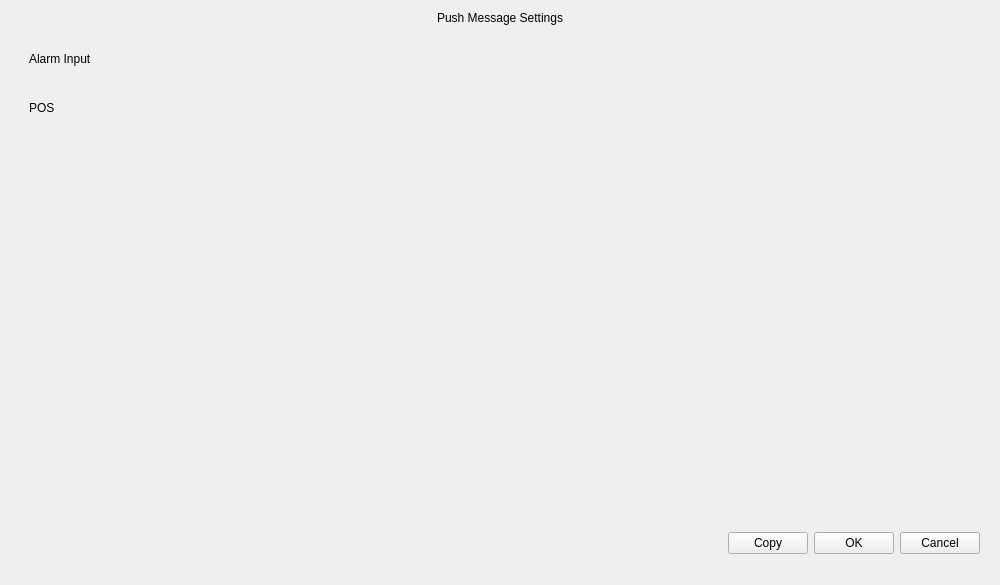
<?xml version="1.0" encoding="UTF-8"?>
<ui version="4.0">
 <class>PushEventEdit</class>
 <widget class="QWidget" name="PushEventEdit">
  <property name="geometry">
   <rect>
    <x>0</x>
    <y>0</y>
    <width>1000</width>
    <height>585</height>
   </rect>
  </property>
  <property name="windowTitle">
   <string>Dialog</string>
  </property>
  <layout class="QVBoxLayout" name="verticalLayout_6">
   <property name="spacing">
    <number>0</number>
   </property>
   <item>
    <widget class="QLabel" name="label_title">
     <property name="text">
      <string>Push Message Settings</string>
     </property>
     <property name="alignment">
      <set>Qt::AlignCenter</set>
     </property>
    </widget>
   </item>
   <item>
    <widget class="QWidget" name="widget_background" native="true">
     <property name="sizePolicy">
      <sizepolicy hsizetype="Preferred" vsizetype="Expanding">
       <horstretch>0</horstretch>
       <verstretch>0</verstretch>
      </sizepolicy>
     </property>
     <property name="styleSheet">
      <string notr="true">#widget_background
{
	top:-15px;
}</string>
     </property>
     <layout class="QVBoxLayout" name="verticalLayout_5">
      <property name="bottomMargin">
       <number>20</number>
      </property>
      <item>
       <widget class="TabBar" name="tabBar" native="true"/>
      </item>
      <item>
       <widget class="QStackedWidget" name="stackedWidget">
        <property name="currentIndex">
         <number>1</number>
        </property>
        <widget class="QWidget" name="page">
         <layout class="QVBoxLayout" name="verticalLayout">
          <item>
           <layout class="QGridLayout" name="gridLayout_2">
            <item row="1" column="0" rowspan="2">
             <layout class="QVBoxLayout" name="verticalLayout_2">
              <item>
               <widget class="QLabel" name="label_type">
                <property name="text">
                 <string>Push Event Type</string>
                </property>
               </widget>
              </item>
              <item>
               <spacer name="verticalSpacer_2">
                <property name="orientation">
                 <enum>Qt::Vertical</enum>
                </property>
                <property name="sizeHint" stdset="0">
                 <size>
                  <width>20</width>
                  <height>40</height>
                 </size>
                </property>
               </spacer>
              </item>
             </layout>
            </item>
            <item row="1" column="1">
             <layout class="QGridLayout" name="gridLayout">
              <item row="1" column="2">
               <widget class="QCheckBox" name="checkBoxAudioAlarm">
                <property name="sizePolicy">
                 <sizepolicy hsizetype="Minimum" vsizetype="Fixed">
                  <horstretch>1</horstretch>
                  <verstretch>0</verstretch>
                 </sizepolicy>
                </property>
                <property name="text">
                 <string>Audio Alarm</string>
                </property>
               </widget>
              </item>
              <item row="3" column="2">
               <widget class="QCheckBox" name="checkBox_regionEntrance">
                <property name="sizePolicy">
                 <sizepolicy hsizetype="Minimum" vsizetype="Fixed">
                  <horstretch>1</horstretch>
                  <verstretch>0</verstretch>
                 </sizepolicy>
                </property>
                <property name="text">
                 <string>Region Entrance</string>
                </property>
               </widget>
              </item>
              <item row="1" column="1">
               <widget class="QCheckBox" name="checkBox_motion">
                <property name="sizePolicy">
                 <sizepolicy hsizetype="Minimum" vsizetype="Fixed">
                  <horstretch>1</horstretch>
                  <verstretch>0</verstretch>
                 </sizepolicy>
                </property>
                <property name="text">
                 <string>Motion Detection</string>
                </property>
               </widget>
              </item>
              <item row="4" column="1">
               <widget class="QCheckBox" name="checkBox_regionExiting">
                <property name="sizePolicy">
                 <sizepolicy hsizetype="Minimum" vsizetype="Fixed">
                  <horstretch>1</horstretch>
                  <verstretch>0</verstretch>
                 </sizepolicy>
                </property>
                <property name="text">
                 <string>Region Exiting</string>
                </property>
               </widget>
              </item>
              <item row="5" column="2">
               <widget class="QCheckBox" name="checkBox_lineCrossing">
                <property name="sizePolicy">
                 <sizepolicy hsizetype="Minimum" vsizetype="Fixed">
                  <horstretch>1</horstretch>
                  <verstretch>0</verstretch>
                 </sizepolicy>
                </property>
                <property name="text">
                 <string>Line Crossing</string>
                </property>
               </widget>
              </item>
              <item row="0" column="1">
               <widget class="QCheckBox" name="checkBox_all">
                <property name="sizePolicy">
                 <sizepolicy hsizetype="Minimum" vsizetype="Fixed">
                  <horstretch>1</horstretch>
                  <verstretch>0</verstretch>
                 </sizepolicy>
                </property>
                <property name="text">
                 <string>All</string>
                </property>
               </widget>
              </item>
              <item row="3" column="1">
               <widget class="QCheckBox" name="checkBox_videoLoss">
                <property name="sizePolicy">
                 <sizepolicy hsizetype="Minimum" vsizetype="Fixed">
                  <horstretch>1</horstretch>
                  <verstretch>0</verstretch>
                 </sizepolicy>
                </property>
                <property name="text">
                 <string>Video Loss</string>
                </property>
               </widget>
              </item>
              <item row="4" column="2">
               <widget class="QCheckBox" name="checkBox_adcancedMotion">
                <property name="sizePolicy">
                 <sizepolicy hsizetype="Minimum" vsizetype="Fixed">
                  <horstretch>1</horstretch>
                  <verstretch>0</verstretch>
                 </sizepolicy>
                </property>
                <property name="text">
                 <string>Advanced Motion Detection</string>
                </property>
               </widget>
              </item>
              <item row="6" column="2">
               <widget class="QCheckBox" name="checkBox_human">
                <property name="sizePolicy">
                 <sizepolicy hsizetype="Minimum" vsizetype="Fixed">
                  <horstretch>1</horstretch>
                  <verstretch>0</verstretch>
                 </sizepolicy>
                </property>
                <property name="text">
                 <string>Human Detection</string>
                </property>
               </widget>
              </item>
              <item row="6" column="1">
               <widget class="QCheckBox" name="checkBox_loitering">
                <property name="sizePolicy">
                 <sizepolicy hsizetype="Minimum" vsizetype="Fixed">
                  <horstretch>1</horstretch>
                  <verstretch>0</verstretch>
                 </sizepolicy>
                </property>
                <property name="text">
                 <string>Loitering</string>
                </property>
               </widget>
              </item>
              <item row="8" column="1">
               <widget class="QCheckBox" name="checkBoxRegionalPeopleCounting">
                <property name="text">
                 <string>Regional People Counting</string>
                </property>
               </widget>
              </item>
              <item row="5" column="1">
               <widget class="QCheckBox" name="checkBox_tamper">
                <property name="sizePolicy">
                 <sizepolicy hsizetype="Minimum" vsizetype="Fixed">
                  <horstretch>1</horstretch>
                  <verstretch>0</verstretch>
                 </sizepolicy>
                </property>
                <property name="text">
                 <string>Tamper Detection</string>
                </property>
               </widget>
              </item>
              <item row="7" column="1">
               <widget class="QCheckBox" name="checkBox_objectLeftRemoved">
                <property name="sizePolicy">
                 <sizepolicy hsizetype="Minimum" vsizetype="Fixed">
                  <horstretch>1</horstretch>
                  <verstretch>0</verstretch>
                 </sizepolicy>
                </property>
                <property name="text">
                 <string>Object Left/Removed</string>
                </property>
               </widget>
              </item>
              <item row="9" column="1">
               <widget class="QWidget" name="widget_alarm_input" native="true">
                <property name="sizePolicy">
                 <sizepolicy hsizetype="Preferred" vsizetype="Fixed">
                  <horstretch>1</horstretch>
                  <verstretch>0</verstretch>
                 </sizepolicy>
                </property>
                <property name="minimumSize">
                 <size>
                  <width>0</width>
                  <height>0</height>
                 </size>
                </property>
                <property name="styleSheet">
                 <string notr="true">#widget_alarm_input
{
border: 1px solid #B9B9B9;
background-color: #E1E1E1;
}
QCheckBox
{
border: 0px;
background-color: transparent;
}</string>
                </property>
                <layout class="QVBoxLayout" name="verticalLayout_3">
                 <property name="spacing">
                  <number>0</number>
                 </property>
                 <property name="leftMargin">
                  <number>0</number>
                 </property>
                 <property name="topMargin">
                  <number>0</number>
                 </property>
                 <property name="rightMargin">
                  <number>0</number>
                 </property>
                 <property name="bottomMargin">
                  <number>0</number>
                 </property>
                 <item>
                  <widget class="QCheckBox" name="checkBox_alarmIn">
                   <property name="text">
                    <string>Alarm Input</string>
                   </property>
                  </widget>
                 </item>
                 <item>
                  <layout class="QHBoxLayout" name="horizontalLayout_4">
                   <item>
                    <widget class="QCheckBox" name="checkBox_alarmIn_1">
                     <property name="text">
                      <string>1</string>
                     </property>
                    </widget>
                   </item>
                   <item>
                    <widget class="QCheckBox" name="checkBox_alarmIn_2">
                     <property name="text">
                      <string>2</string>
                     </property>
                    </widget>
                   </item>
                   <item>
                    <widget class="QCheckBox" name="checkBoxAlarmIn3">
                     <property name="text">
                      <string>3</string>
                     </property>
                    </widget>
                   </item>
                   <item>
                    <widget class="QCheckBox" name="checkBoxAlarmIn4">
                     <property name="text">
                      <string>4</string>
                     </property>
                    </widget>
                   </item>
                   <item>
                    <spacer name="horizontalSpacer_3">
                     <property name="orientation">
                      <enum>Qt::Horizontal</enum>
                     </property>
                     <property name="sizeHint" stdset="0">
                      <size>
                       <width>40</width>
                       <height>20</height>
                      </size>
                     </property>
                    </spacer>
                   </item>
                  </layout>
                 </item>
                </layout>
               </widget>
              </item>
              <item row="9" column="2">
               <widget class="QWidget" name="widget_anpr" native="true">
                <property name="sizePolicy">
                 <sizepolicy hsizetype="Preferred" vsizetype="Preferred">
                  <horstretch>1</horstretch>
                  <verstretch>0</verstretch>
                 </sizepolicy>
                </property>
                <property name="minimumSize">
                 <size>
                  <width>0</width>
                  <height>0</height>
                 </size>
                </property>
                <property name="styleSheet">
                 <string notr="true">#widget_anpr
{
border: 1px solid #B9B9B9;
background-color: #E1E1E1;
}
QCheckBox
{
border: 0px;
background-color: transparent;
}</string>
                </property>
                <layout class="QVBoxLayout" name="verticalLayout_7">
                 <property name="spacing">
                  <number>0</number>
                 </property>
                 <property name="leftMargin">
                  <number>0</number>
                 </property>
                 <property name="topMargin">
                  <number>0</number>
                 </property>
                 <property name="rightMargin">
                  <number>0</number>
                 </property>
                 <property name="bottomMargin">
                  <number>0</number>
                 </property>
                 <item>
                  <widget class="QCheckBox" name="checkBox_anpr">
                   <property name="text">
                    <string>ANPR</string>
                   </property>
                  </widget>
                 </item>
                 <item>
                  <layout class="QHBoxLayout" name="horizontalLayout_2">
                   <item>
                    <widget class="QCheckBox" name="checkBox_black">
                     <property name="text">
                      <string>Black List</string>
                     </property>
                    </widget>
                   </item>
                   <item>
                    <widget class="QCheckBox" name="checkBox_white">
                     <property name="text">
                      <string>White List</string>
                     </property>
                    </widget>
                   </item>
                   <item>
                    <widget class="QCheckBox" name="checkBox_visitor">
                     <property name="text">
                      <string>Visitor List</string>
                     </property>
                    </widget>
                   </item>
                   <item>
                    <spacer name="horizontalSpacer_2">
                     <property name="orientation">
                      <enum>Qt::Horizontal</enum>
                     </property>
                     <property name="sizeHint" stdset="0">
                      <size>
                       <width>40</width>
                       <height>20</height>
                      </size>
                     </property>
                    </spacer>
                   </item>
                  </layout>
                 </item>
                </layout>
               </widget>
              </item>
              <item row="8" column="2">
               <widget class="QCheckBox" name="checkBoxFaceDetection">
                <property name="sizePolicy">
                 <sizepolicy hsizetype="Minimum" vsizetype="Fixed">
                  <horstretch>1</horstretch>
                  <verstretch>0</verstretch>
                 </sizepolicy>
                </property>
                <property name="text">
                 <string>Face Detection</string>
                </property>
               </widget>
              </item>
              <item row="7" column="2">
               <widget class="QCheckBox" name="checkBoxPeopleCounting">
                <property name="text">
                 <string>People Counting</string>
                </property>
               </widget>
              </item>
             </layout>
            </item>
            <item row="0" column="0">
             <widget class="QLabel" name="label_channel">
              <property name="text">
               <string>Channel</string>
              </property>
             </widget>
            </item>
            <item row="0" column="1">
             <widget class="ComboBox" name="comboBox_channel"/>
            </item>
           </layout>
          </item>
          <item>
           <spacer name="verticalSpacer">
            <property name="orientation">
             <enum>Qt::Vertical</enum>
            </property>
            <property name="sizeHint" stdset="0">
             <size>
              <width>20</width>
              <height>135</height>
             </size>
            </property>
           </spacer>
          </item>
         </layout>
        </widget>
        <widget class="QWidget" name="page_2">
         <layout class="QVBoxLayout" name="verticalLayout_4">
          <item>
           <widget class="QWidget" name="widgetAlarmInput" native="true">
            <layout class="QHBoxLayout" name="horizontalLayout_5">
             <property name="spacing">
              <number>0</number>
             </property>
             <property name="leftMargin">
              <number>0</number>
             </property>
             <property name="topMargin">
              <number>0</number>
             </property>
             <property name="rightMargin">
              <number>0</number>
             </property>
             <property name="bottomMargin">
              <number>0</number>
             </property>
             <item>
              <widget class="NormalLabel" name="label_alarm_input">
               <property name="text">
                <string>Alarm Input</string>
               </property>
              </widget>
             </item>
             <item>
              <spacer name="horizontalSpacer_4">
               <property name="orientation">
                <enum>Qt::Horizontal</enum>
               </property>
               <property name="sizeHint" stdset="0">
                <size>
                 <width>40</width>
                 <height>20</height>
                </size>
               </property>
              </spacer>
             </item>
            </layout>
           </widget>
          </item>
          <item>
           <widget class="QWidget" name="widgetAlarmGroup" native="true">
            <layout class="QHBoxLayout" name="horizontalLayout_alarm_group">
             <property name="leftMargin">
              <number>0</number>
             </property>
             <property name="topMargin">
              <number>0</number>
             </property>
             <property name="rightMargin">
              <number>0</number>
             </property>
             <property name="bottomMargin">
              <number>0</number>
             </property>
             <item>
              <widget class="CheckBoxGroup" name="widget_alarm_group" native="true">
               <property name="sizePolicy">
                <sizepolicy hsizetype="Preferred" vsizetype="Preferred">
                 <horstretch>1</horstretch>
                 <verstretch>0</verstretch>
                </sizepolicy>
               </property>
               <property name="minimumSize">
                <size>
                 <width>0</width>
                 <height>20</height>
                </size>
               </property>
              </widget>
             </item>
             <item>
              <widget class="QWidget" name="widget_spacer" native="true">
               <property name="sizePolicy">
                <sizepolicy hsizetype="Preferred" vsizetype="Preferred">
                 <horstretch>1</horstretch>
                 <verstretch>0</verstretch>
                </sizepolicy>
               </property>
              </widget>
             </item>
            </layout>
           </widget>
          </item>
          <item>
           <widget class="NormalLabel" name="labelPos">
            <property name="text">
             <string>POS</string>
            </property>
           </widget>
          </item>
          <item>
           <widget class="CheckBoxGroup" name="checkBoxGroupPos" native="true"/>
          </item>
          <item>
           <spacer name="verticalSpacer_3">
            <property name="orientation">
             <enum>Qt::Vertical</enum>
            </property>
            <property name="sizeHint" stdset="0">
             <size>
              <width>17</width>
              <height>78</height>
             </size>
            </property>
           </spacer>
          </item>
         </layout>
        </widget>
       </widget>
      </item>
      <item>
       <layout class="QHBoxLayout" name="horizontalLayout">
        <item>
         <spacer name="horizontalSpacer">
          <property name="orientation">
           <enum>Qt::Horizontal</enum>
          </property>
          <property name="sizeHint" stdset="0">
           <size>
            <width>40</width>
            <height>20</height>
           </size>
          </property>
         </spacer>
        </item>
        <item>
         <widget class="MyPushButton" name="pushButton_copy">
          <property name="text">
           <string>Copy</string>
          </property>
         </widget>
        </item>
        <item>
         <widget class="MyPushButton" name="pushButton_ok">
          <property name="text">
           <string>OK</string>
          </property>
         </widget>
        </item>
        <item>
         <widget class="MyPushButton" name="pushButton_cancel">
          <property name="text">
           <string>Cancel</string>
          </property>
         </widget>
        </item>
       </layout>
      </item>
     </layout>
    </widget>
   </item>
  </layout>
 </widget>
 <customwidgets>
  <customwidget>
   <class>MyPushButton</class>
   <extends>QPushButton</extends>
   <header>mypushbutton.h</header>
  </customwidget>
  <customwidget>
   <class>NormalLabel</class>
   <extends>QLabel</extends>
   <header>normallabel.h</header>
  </customwidget>
  <customwidget>
   <class>CheckBoxGroup</class>
   <extends>QWidget</extends>
   <header>checkboxgroup.h</header>
   <container>1</container>
  </customwidget>
  <customwidget>
   <class>ComboBox</class>
   <extends>QComboBox</extends>
   <header>combobox.h</header>
  </customwidget>
  <customwidget>
   <class>TabBar</class>
   <extends>QWidget</extends>
   <header>tabbar.h</header>
   <container>1</container>
  </customwidget>
 </customwidgets>
 <resources/>
 <connections/>
</ui>
